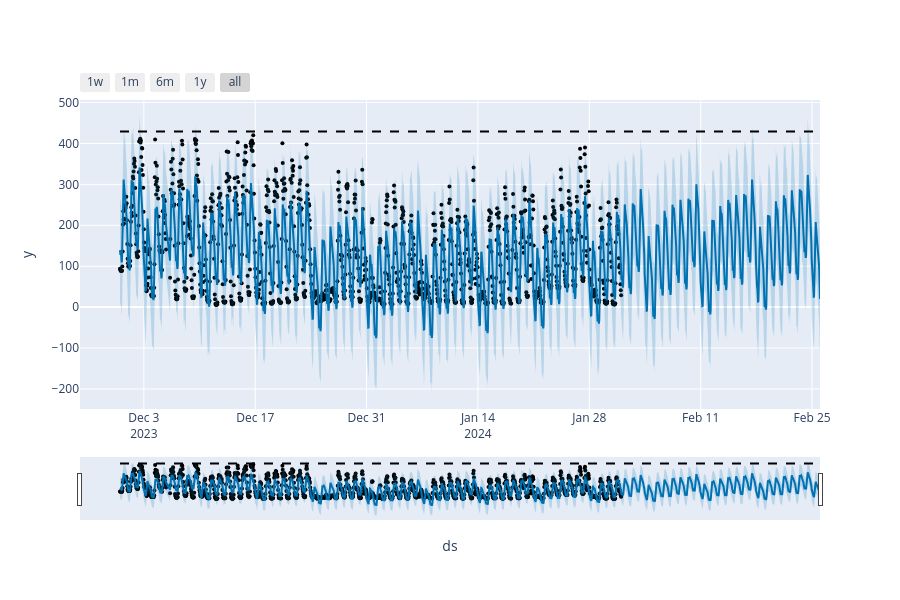

Notebook source saved alongside this figure:
### Code cell
from meteostat import Point
import pandas as pd
from prophet import Prophet
from prophet.plot import plot_plotly, plot_components_plotly, add_changepoints_to_plot
import warnings
from meteostat import Hourly
from prophet.diagnostics import cross_validation, performance_metrics

warnings.simplefilter(action='ignore', category=FutureWarning)

data = pd.read_csv('./data/out_hourly.csv')
df = pd.DataFrame(data)

df['timestamp'] = pd.to_datetime(df['timestamp'])
start_date = pd.to_datetime('2023-11-30')
end_date = pd.to_datetime('2024-02-01')
df_p = df.copy()
df_p = df_p[(df_p['timestamp'] >= start_date) & (df_p['timestamp'] <= end_date)]

print(df)

#df_p = df[['timestamp', 'value']]
df_p = df_p.rename(columns={'timestamp': 'ds', 'value': 'y'})
df_p['cap'] = 429
df_p['floor'] = 0


df_events = df[['timestamp', 'event_name']]
df_events = df_events[df_events['event_name'].notna()]
df_events['ds'] = pd.to_datetime(df_events['timestamp']).dt.date
df_events = df_events.drop_duplicates(subset=['ds', 'event_name'])
df_events = df_events.drop('timestamp', axis=1)
df_chris = df_events[df_events['event_name'] == 'Christkindlemarkt']
df_events = df_events[df_events['event_name'] != 'Christkindlemarkt']

events = pd.DataFrame({
  'holiday': 'event',
  'ds': df_events['ds'],
  'lower_window': 0,
  'upper_window': 0,
})
chris = pd.DataFrame({
    'holiday': 'Christkindlemarkt',
    'ds': df_chris['ds'],
    'lower_window': 0,
    'upper_window': 0,
})
event_dates = pd.concat((chris, events))
m = Prophet( weekly_seasonality=True, holidays=event_dates, changepoint_prior_scale=0.1, seasonality_prior_scale=0.1, holidays_prior_scale= 0.01, interval_width=0.95)
m.add_seasonality(name='weekly', period=168, fourier_order=3, prior_scale=0.2)
def weather_sun(ds):
    date = pd.to_datetime(ds)
    row1 = df_p[df_p['ds'] == date]

    if not row1.empty and row1['tsun'].iloc[0] > 0:
        return 1
    else:
        return 0

def weather_hum(ds):
    date = pd.to_datetime(ds)

    row1 = df_p[df_p['ds'] == date]

    if not row1.empty and row1['rhum'].iloc[0] > 0:
        return -1
    else:
        return 0

df_p['sun'] = df_p['ds'].apply(weather_sun)
df_p['hum'] = df_p['ds'].apply(weather_hum)
m.add_regressor('sun')
m.add_regressor('hum')
m.add_country_holidays(country_name='AT')
m.fit(df_p)

future = m.make_future_dataframe(periods=600, freq='H')
future['cap'] = 429
future['floor'] = 0

future['sun'] = future['ds'].apply(weather_sun)
future['hum'] = future['ds'].apply(weather_hum)
forecast = m.predict(future)


fig1 = m.plot(forecast)
a = add_changepoints_to_plot(fig1.gca(), m, forecast)
plot_plotly(m, forecast)

### Figure 1 — Plotly figure (JSON) as saved in the notebook; plotly's stock layout.template omitted (floating-point values rounded to 4 significant figures; data arrays with more than 128 entries replaced by an {"elided": "..."} marker saying what was removed)
{"data": [{"marker": {"color": "black", "size": 4}, "mode": "markers", "name": "Actual", "x": {"elided": "1499 str values"}, "y": {"elided": "1499 float values"}, "type": "scatter"}, {"hoverinfo": "skip", "line": {"width": 0}, "mode": "lines", "x": {"elided": "2099 str values"}, "y": {"elided": "2099 float values"}, "type": "scatter"}, {"fill": "tonexty", "fillcolor": "rgba(0, 114, 178, 0.2)", "line": {"color": "#0072B2", "width": 2}, "mode": "lines", "name": "Predicted", "x": {"elided": "2099 str values"}, "y": {"elided": "2099 float values"}, "type": "scatter"}, {"fill": "tonexty", "fillcolor": "rgba(0, 114, 178, 0.2)", "hoverinfo": "skip", "line": {"width": 0}, "mode": "lines", "x": {"elided": "2099 str values"}, "y": {"elided": "2099 float values"}, "type": "scatter"}, {"line": {"color": "black", "dash": "dash", "width": 2}, "mode": "lines", "name": "Cap", "x": {"elided": "2099 str values"}, "y": {"elided": "2099 int values"}, "type": "scatter"}], "layout": {"height": 600, "showlegend": false, "width": 900, "xaxis": {"rangeselector": {"buttons": [{"count": 7, "label": "1w", "step": "day", "stepmode": "backward"}, {"count": 1, "label": "1m", "step": "month", "stepmode": "backward"}, {"count": 6, "label": "6m", "step": "month", "stepmode": "backward"}, {"count": 1, "label": "1y", "step": "year", "stepmode": "backward"}, {"step": "all"}]}, "rangeslider": {"visible": true}, "title": {"text": "ds"}, "type": "date"}, "yaxis": {"title": {"text": "y"}}}}
